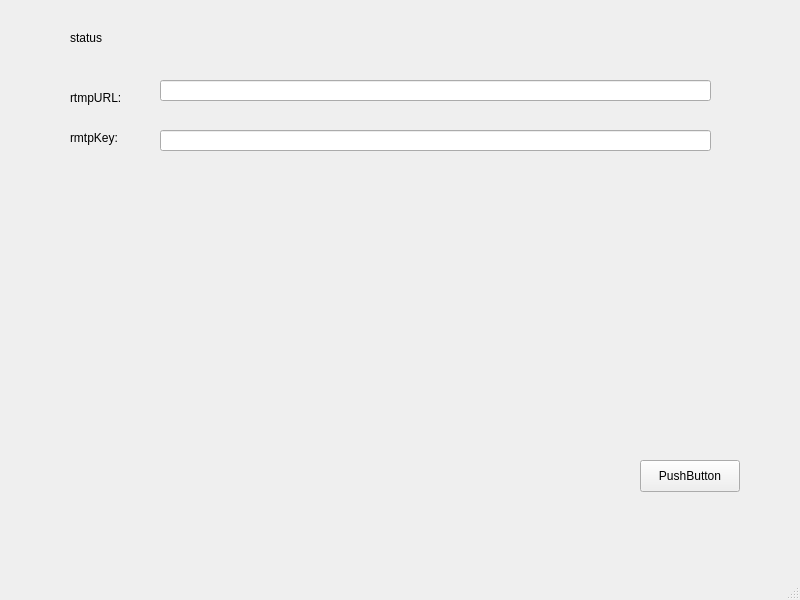
<?xml version="1.0" encoding="UTF-8"?>
<ui version="4.0">
 <class>MainWindow</class>
 <widget class="QMainWindow" name="MainWindow">
  <property name="geometry">
   <rect>
    <x>0</x>
    <y>0</y>
    <width>800</width>
    <height>600</height>
   </rect>
  </property>
  <property name="windowTitle">
   <string>MainWindow11</string>
  </property>
  <widget class="QWidget" name="centralwidget">
   <widget class="QPushButton" name="pushButton">
    <property name="geometry">
     <rect>
      <x>640</x>
      <y>460</y>
      <width>100</width>
      <height>32</height>
     </rect>
    </property>
    <property name="text">
     <string>PushButton</string>
    </property>
   </widget>
   <widget class="QLineEdit" name="lineEdit_URL">
    <property name="geometry">
     <rect>
      <x>160</x>
      <y>80</y>
      <width>551</width>
      <height>21</height>
     </rect>
    </property>
   </widget>
   <widget class="QLineEdit" name="lineEdit_key">
    <property name="geometry">
     <rect>
      <x>160</x>
      <y>130</y>
      <width>551</width>
      <height>21</height>
     </rect>
    </property>
   </widget>
   <widget class="QLabel" name="label_URL">
    <property name="geometry">
     <rect>
      <x>70</x>
      <y>90</y>
      <width>58</width>
      <height>16</height>
     </rect>
    </property>
    <property name="text">
     <string>rtmpURL:</string>
    </property>
   </widget>
   <widget class="QLabel" name="label_key">
    <property name="geometry">
     <rect>
      <x>70</x>
      <y>130</y>
      <width>58</width>
      <height>16</height>
     </rect>
    </property>
    <property name="text">
     <string>rmtpKey:</string>
    </property>
   </widget>
   <widget class="QLabel" name="label_status">
    <property name="geometry">
     <rect>
      <x>70</x>
      <y>30</y>
      <width>171</width>
      <height>16</height>
     </rect>
    </property>
    <property name="text">
     <string>status</string>
    </property>
   </widget>
  </widget>
  <widget class="QMenuBar" name="menubar">
   <property name="geometry">
    <rect>
     <x>0</x>
     <y>0</y>
     <width>800</width>
     <height>24</height>
    </rect>
   </property>
  </widget>
  <widget class="QStatusBar" name="statusbar"/>
 </widget>
 <resources/>
 <connections/>
</ui>
